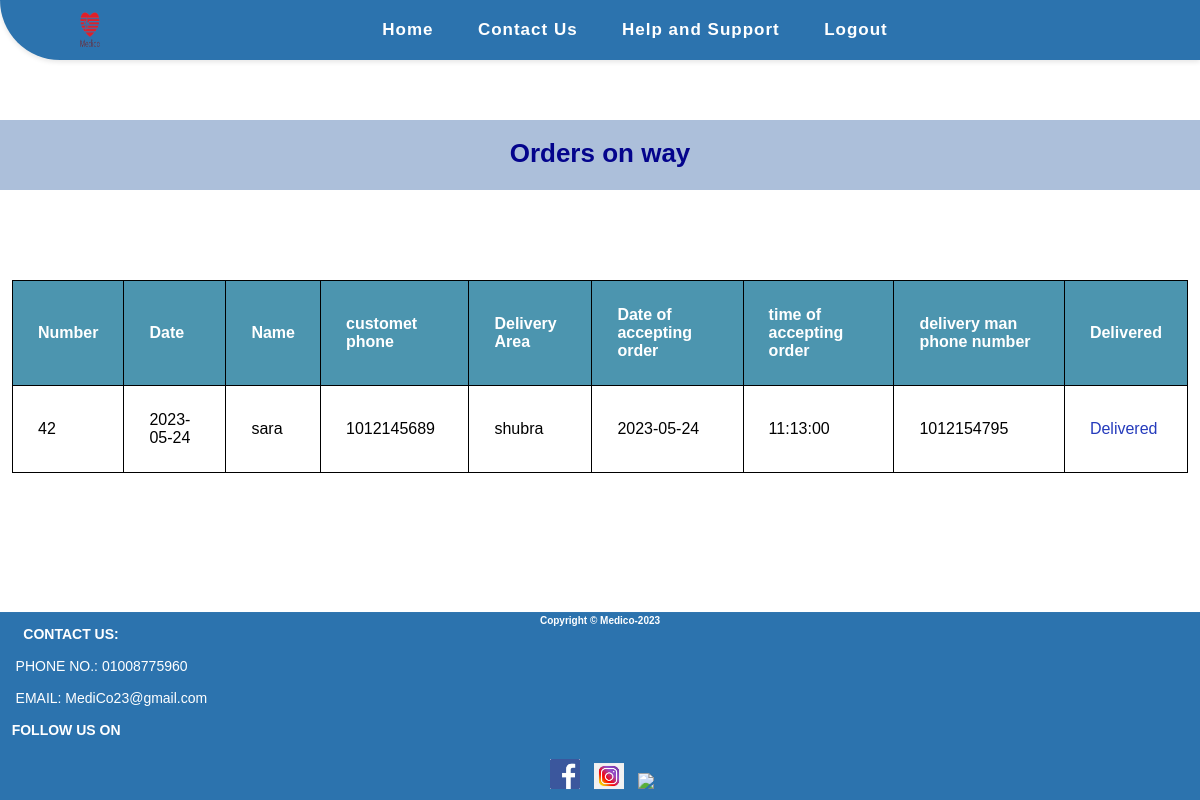
/pharmacy/order_on_way.php (signed in), run on an earlier commit of the app's database.
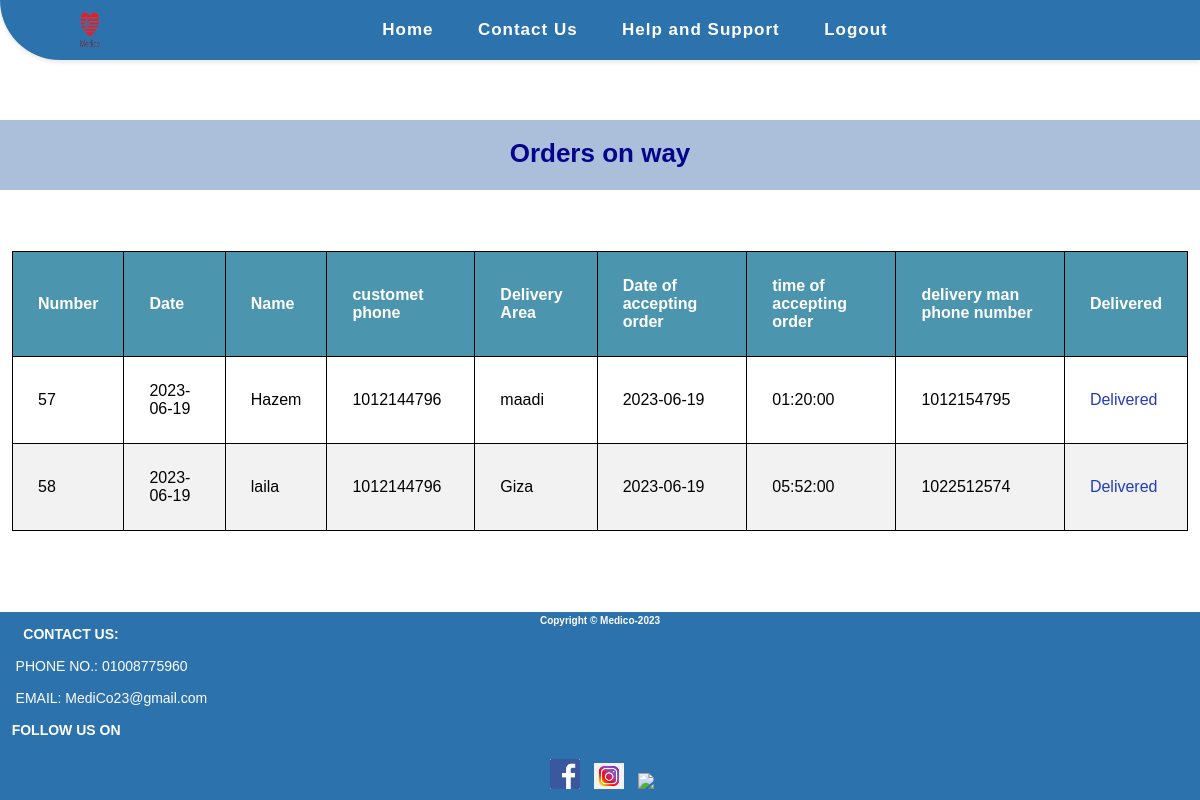
And on a later commit of the database.
### tables this page shows
CREATE TABLE `orders` (
  `id_of_order` int(11) NOT NULL,
  `pharmacy_id` int(11) NOT NULL,
  `opatient_id` int(11) DEFAULT NULL,
  `ord_id` int(11) NOT NULL,
  `order_date` date NOT NULL,
  `order_time` time NOT NULL,
  `patient_address` varchar(255) NOT NULL,
  `prescription` mediumtext NOT NULL,
  `message` varchar(255) NOT NULL,
  `dtime` time NOT NULL,
  `dday` date NOT NULL,
  `dphone` int(11) NOT NULL,
  `date_of_accept` date NOT NULL,
  `time_of_accept` time NOT NULL,
  `activity` varchar(255) NOT NULL,
  `order_cdo` int(11) NOT NULL
);

CREATE TABLE `patient` (
  `pid` int(11) NOT NULL,
  `first_name` varchar(255) NOT NULL,
  `last_name` varchar(255) NOT NULL,
  `gender` varchar(255) NOT NULL,
  `occupation` varchar(255) NOT NULL,
  `marital_status` varchar(255) NOT NULL,
  `email` varchar(255) NOT NULL,
  `allergies` varchar(255) NOT NULL,
  `blood_type` varchar(255) NOT NULL,
  `pdate_of_birth` date NOT NULL,
  `phone` int(11) NOT NULL,
  `emergency_contact` int(11) NOT NULL,
  `address` varchar(255) NOT NULL,
  `password` int(11) NOT NULL,
  `image` mediumtext NOT NULL,
  `has_emh` varchar(255) NOT NULL,
  `paid` varchar(255) NOT NULL,
  `blocked` varchar(255) NOT NULL
);

### pharmacy/order_on_way.php (the view, shortened to what this page needs)
<?php
include "../shared/conn.php";
if (isset($_SESSION['pharmacy'])) {
    $select = "SELECT * FROM `orders` JOIN `patient` ON
    orders.opatient_id = patient.pid WHERE orders.activity != 'no' ";
    $sel = mysqli_query($connect , $select);
    ?>
<!DOCTYPE html>
<html lang="en">
<head>
    <link rel="stylesheet" href="../CSS/footer.css">
    <link rel="stylesheet" href="../CSS/pharmacy's view.css">
</head>
<body>
    <nav>
        <div class="logo">
            <a href="#"><img src="../Images/Medico_Logo_2_Final-removebg-preview-1.png" height="100px" width="200px" alt="Medico Logo"></a>
        </div>
        <ul class="nav-links">
            <li><a href="./pharmacy_view.php">Home</a></li>
            <li><a href="#">Contact Us</a></li>
            <li><a href="#">Help and Support</a></li>
            <li><a href="../shared/login.php?gbye='1'">Logout</a></li>
        </ul>
    </nav>
    <h1 class="h1_text" id="Requests">Orders on way</h1>
    <table>
        <thead>
            <tr>
                <th>Number</th>
                <th>Date</th>
                <th>Name</th>
                <th>customet phone</th>
                <th>Delivery Area</th>
                <th>Date of accepting order</th>
                <th>time of accepting order</th>
                <th>delivery man phone number</th>
                <th>Delivered</th>
            </tr>
        </thead>
        <tbody>
            <?php foreach($sel as $s){ ?>
            <tr>
                <td><?php echo $s['id_of_order']; ?></td>
                <td><?php echo $s['order_date']; ?></td>
                <td><?php echo $s['first_name']; ?></td>
                <td><?php echo $s['phone']; ?></td>
                <td><?php echo $s['patient_address']; ?></td>
                <td><?php echo $s['date_of_accept']; ?></td>
                <td><?php echo $s['time_of_accept']; ?></td>
                <td><?php echo $s['dphone']; ?></td>
                <td><a href="order_delivered.php?finished=<?php echo $s['id_of_order']; ?>">Delivered</a></td>
            </tr>
            <?php } ?>
        </tbody>
    </table>
    <footer class="sticky-footer">
        <div>
            <h6>Copyright &copy Medico-2023</h6>
        </div>
               <div>
               <h4 class="_14">  &nbsp  &nbsp  &nbsp CONTACT US:</h4>
                  <br>    &nbsp  &nbsp PHONE NO.: 01008775960 <br>
                   <br>    &nbsp  &nbsp EMAIL: MediCo23@gmail.com
</div>
<br>
<div class="footer-social-icons">
  <h4 class="r"> &nbsp &nbspFOLLOW US ON</h4>
  <br>
  <ul class="social-icons">
    <li><a href="www.facbook.com">&nbsp<img width=30px hight=40px
          src="../Images/icona1.png"></a></li>
    <li><a href="www.instagram.com"><img width=30px hight=40px
          src="../Images/icona2.png"></a></li></li>
    <li><a href="www.twitter.com"><img width=30px hight=40px
          src="../Images/twitter.jpg"></a></li>
</ul>
</div>
    </footer>
</body>
<?php } ?>
</html>

What changed in the data, as far as the page shows it:
removed orders: id_of_order "42", order_date "2023-05-24", opatient.first_name "sara", opatient.phone "1012145689", patient_address "shubra", date_of_accept "2023-05-24", time_of_accept "11:13:00", dphone "1012154795"
added orders: id_of_order "57", order_date "2023-06-19", opatient.first_name "Hazem", opatient.phone "1012144796", patient_address "maadi", date_of_accept "2023-06-19", time_of_accept "01:20:00", dphone "1012154795"
added orders: id_of_order "58", order_date "2023-06-19", opatient.first_name "laila", opatient.phone "1012144796", patient_address "Giza", date_of_accept "2023-06-19", time_of_accept "05:52:00", dphone "1022512574"
